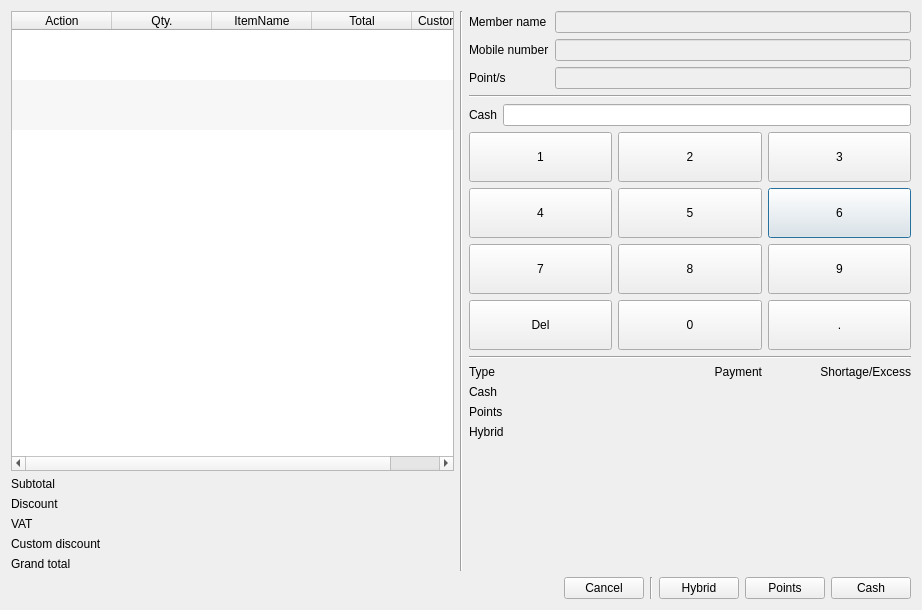
<?xml version="1.0" encoding="UTF-8"?>
<ui version="4.0">
 <class>DialogInOrder</class>
 <widget class="QDialog" name="DialogInOrder">
  <property name="geometry">
   <rect>
    <x>0</x>
    <y>0</y>
    <width>922</width>
    <height>610</height>
   </rect>
  </property>
  <property name="windowTitle">
   <string>In-Order</string>
  </property>
  <layout class="QVBoxLayout" name="verticalLayout_5">
   <item>
    <layout class="QHBoxLayout" name="horizontalLayout_3">
     <item>
      <layout class="QVBoxLayout" name="verticalLayout">
       <item>
        <widget class="QTableWidget" name="tableWidgetOrderItem">
         <property name="editTriggers">
          <set>QAbstractItemView::NoEditTriggers</set>
         </property>
         <property name="alternatingRowColors">
          <bool>true</bool>
         </property>
         <property name="selectionBehavior">
          <enum>QAbstractItemView::SelectRows</enum>
         </property>
         <property name="textElideMode">
          <enum>Qt::ElideLeft</enum>
         </property>
         <property name="verticalScrollMode">
          <enum>QAbstractItemView::ScrollPerPixel</enum>
         </property>
         <property name="horizontalScrollMode">
          <enum>QAbstractItemView::ScrollPerPixel</enum>
         </property>
         <property name="showGrid">
          <bool>false</bool>
         </property>
         <property name="gridStyle">
          <enum>Qt::SolidLine</enum>
         </property>
         <property name="sortingEnabled">
          <bool>false</bool>
         </property>
         <property name="wordWrap">
          <bool>false</bool>
         </property>
         <attribute name="horizontalHeaderCascadingSectionResizes">
          <bool>true</bool>
         </attribute>
         <attribute name="horizontalHeaderStretchLastSection">
          <bool>false</bool>
         </attribute>
         <attribute name="verticalHeaderVisible">
          <bool>false</bool>
         </attribute>
         <attribute name="verticalHeaderDefaultSectionSize">
          <number>50</number>
         </attribute>
         <attribute name="verticalHeaderMinimumSectionSize">
          <number>30</number>
         </attribute>
         <row>
          <property name="text">
           <string>New Row</string>
          </property>
         </row>
         <row>
          <property name="text">
           <string>New Row</string>
          </property>
         </row>
         <row>
          <property name="text">
           <string>New Row</string>
          </property>
         </row>
         <column>
          <property name="text">
           <string>Action</string>
          </property>
         </column>
         <column>
          <property name="text">
           <string>Qty.</string>
          </property>
         </column>
         <column>
          <property name="text">
           <string>ItemName</string>
          </property>
         </column>
         <column>
          <property name="text">
           <string>Total</string>
          </property>
         </column>
         <column>
          <property name="text">
           <string>CustomDiscount</string>
          </property>
         </column>
        </widget>
       </item>
       <item>
        <layout class="QFormLayout" name="formLayout">
         <item row="0" column="0">
          <widget class="QLabel" name="label">
           <property name="text">
            <string>Subtotal</string>
           </property>
          </widget>
         </item>
         <item row="0" column="1">
          <widget class="QLabel" name="labelSubtotal">
           <property name="font">
            <font>
             <pointsize>8</pointsize>
             <weight>75</weight>
             <bold>true</bold>
            </font>
           </property>
           <property name="text">
            <string>&lt;Subtotal&gt;</string>
           </property>
           <property name="alignment">
            <set>Qt::AlignRight|Qt::AlignTrailing|Qt::AlignVCenter</set>
           </property>
          </widget>
         </item>
         <item row="1" column="0">
          <widget class="QLabel" name="label_2">
           <property name="text">
            <string>Discount</string>
           </property>
          </widget>
         </item>
         <item row="1" column="1">
          <widget class="QLabel" name="labelDiscount">
           <property name="font">
            <font>
             <pointsize>8</pointsize>
             <weight>75</weight>
             <bold>true</bold>
            </font>
           </property>
           <property name="text">
            <string>&lt;Discount&gt;</string>
           </property>
           <property name="alignment">
            <set>Qt::AlignRight|Qt::AlignTrailing|Qt::AlignVCenter</set>
           </property>
          </widget>
         </item>
         <item row="2" column="0">
          <widget class="QLabel" name="label_3">
           <property name="text">
            <string>VAT</string>
           </property>
          </widget>
         </item>
         <item row="2" column="1">
          <widget class="QLabel" name="labelTax">
           <property name="font">
            <font>
             <pointsize>8</pointsize>
             <weight>75</weight>
             <bold>true</bold>
            </font>
           </property>
           <property name="text">
            <string>&lt;Tax&gt;</string>
           </property>
           <property name="alignment">
            <set>Qt::AlignRight|Qt::AlignTrailing|Qt::AlignVCenter</set>
           </property>
          </widget>
         </item>
         <item row="3" column="0">
          <widget class="QLabel" name="label_5">
           <property name="text">
            <string>Custom discount</string>
           </property>
          </widget>
         </item>
         <item row="3" column="1">
          <widget class="QLabel" name="labelCustomDiscount">
           <property name="font">
            <font>
             <pointsize>8</pointsize>
             <weight>75</weight>
             <bold>true</bold>
            </font>
           </property>
           <property name="text">
            <string>&lt;CustomDiscount&gt;</string>
           </property>
           <property name="alignment">
            <set>Qt::AlignRight|Qt::AlignTrailing|Qt::AlignVCenter</set>
           </property>
          </widget>
         </item>
         <item row="4" column="0">
          <widget class="QLabel" name="label_4">
           <property name="text">
            <string>Grand total</string>
           </property>
          </widget>
         </item>
         <item row="4" column="1">
          <widget class="QLabel" name="labelGrandTotal">
           <property name="font">
            <font>
             <pointsize>8</pointsize>
             <weight>75</weight>
             <bold>true</bold>
            </font>
           </property>
           <property name="text">
            <string>&lt;GrandTotal&gt;</string>
           </property>
           <property name="alignment">
            <set>Qt::AlignRight|Qt::AlignTrailing|Qt::AlignVCenter</set>
           </property>
          </widget>
         </item>
        </layout>
       </item>
      </layout>
     </item>
     <item>
      <widget class="Line" name="line">
       <property name="orientation">
        <enum>Qt::Vertical</enum>
       </property>
      </widget>
     </item>
     <item>
      <layout class="QVBoxLayout" name="verticalLayout_3">
       <item>
        <layout class="QVBoxLayout" name="verticalLayout_2">
         <item>
          <layout class="QFormLayout" name="formLayout_2">
           <item row="0" column="0">
            <widget class="QLabel" name="label_8">
             <property name="text">
              <string>Member name</string>
             </property>
            </widget>
           </item>
           <item row="0" column="1">
            <widget class="QLineEdit" name="lineEditMemberName">
             <property name="enabled">
              <bool>false</bool>
             </property>
             <property name="alignment">
              <set>Qt::AlignRight|Qt::AlignTrailing|Qt::AlignVCenter</set>
             </property>
            </widget>
           </item>
           <item row="1" column="0">
            <widget class="QLabel" name="label_9">
             <property name="text">
              <string>Mobile number</string>
             </property>
            </widget>
           </item>
           <item row="1" column="1">
            <widget class="QLineEdit" name="lineEditMobileNumber">
             <property name="enabled">
              <bool>false</bool>
             </property>
             <property name="alignment">
              <set>Qt::AlignRight|Qt::AlignTrailing|Qt::AlignVCenter</set>
             </property>
            </widget>
           </item>
           <item row="2" column="0">
            <widget class="QLabel" name="label_11">
             <property name="text">
              <string>Point/s</string>
             </property>
            </widget>
           </item>
           <item row="2" column="1">
            <widget class="QLineEdit" name="lineEditPoints">
             <property name="enabled">
              <bool>false</bool>
             </property>
             <property name="alignment">
              <set>Qt::AlignRight|Qt::AlignTrailing|Qt::AlignVCenter</set>
             </property>
            </widget>
           </item>
          </layout>
         </item>
         <item>
          <widget class="Line" name="line_3">
           <property name="orientation">
            <enum>Qt::Horizontal</enum>
           </property>
          </widget>
         </item>
         <item>
          <layout class="QHBoxLayout" name="horizontalLayout_2">
           <item>
            <widget class="QLabel" name="label_7">
             <property name="text">
              <string>Cash</string>
             </property>
            </widget>
           </item>
           <item>
            <widget class="QLineEdit" name="lineEditCash">
             <property name="inputMethodHints">
              <set>Qt::ImhDigitsOnly</set>
             </property>
             <property name="alignment">
              <set>Qt::AlignRight|Qt::AlignTrailing|Qt::AlignVCenter</set>
             </property>
            </widget>
           </item>
          </layout>
         </item>
         <item>
          <layout class="QGridLayout" name="gridLayout">
           <item row="1" column="2">
            <widget class="QPushButton" name="pushButtonKeySix">
             <property name="sizePolicy">
              <sizepolicy hsizetype="Expanding" vsizetype="Expanding">
               <horstretch>0</horstretch>
               <verstretch>0</verstretch>
              </sizepolicy>
             </property>
             <property name="minimumSize">
              <size>
               <width>0</width>
               <height>50</height>
              </size>
             </property>
             <property name="text">
              <string>6</string>
             </property>
            </widget>
           </item>
           <item row="1" column="1">
            <widget class="QPushButton" name="pushButtonKeyFive">
             <property name="sizePolicy">
              <sizepolicy hsizetype="Expanding" vsizetype="Expanding">
               <horstretch>0</horstretch>
               <verstretch>0</verstretch>
              </sizepolicy>
             </property>
             <property name="minimumSize">
              <size>
               <width>0</width>
               <height>50</height>
              </size>
             </property>
             <property name="text">
              <string>5</string>
             </property>
            </widget>
           </item>
           <item row="2" column="2">
            <widget class="QPushButton" name="pushButtonKeyNine">
             <property name="sizePolicy">
              <sizepolicy hsizetype="Expanding" vsizetype="Expanding">
               <horstretch>0</horstretch>
               <verstretch>0</verstretch>
              </sizepolicy>
             </property>
             <property name="minimumSize">
              <size>
               <width>0</width>
               <height>50</height>
              </size>
             </property>
             <property name="text">
              <string>9</string>
             </property>
            </widget>
           </item>
           <item row="2" column="0">
            <widget class="QPushButton" name="pushButtonKeySeven">
             <property name="sizePolicy">
              <sizepolicy hsizetype="Expanding" vsizetype="Expanding">
               <horstretch>0</horstretch>
               <verstretch>0</verstretch>
              </sizepolicy>
             </property>
             <property name="minimumSize">
              <size>
               <width>0</width>
               <height>50</height>
              </size>
             </property>
             <property name="text">
              <string>7</string>
             </property>
            </widget>
           </item>
           <item row="2" column="1">
            <widget class="QPushButton" name="pushButtonKeyEight">
             <property name="sizePolicy">
              <sizepolicy hsizetype="Expanding" vsizetype="Expanding">
               <horstretch>0</horstretch>
               <verstretch>0</verstretch>
              </sizepolicy>
             </property>
             <property name="minimumSize">
              <size>
               <width>0</width>
               <height>50</height>
              </size>
             </property>
             <property name="text">
              <string>8</string>
             </property>
            </widget>
           </item>
           <item row="0" column="1">
            <widget class="QPushButton" name="pushButtonKeyTwo">
             <property name="sizePolicy">
              <sizepolicy hsizetype="Expanding" vsizetype="Expanding">
               <horstretch>0</horstretch>
               <verstretch>0</verstretch>
              </sizepolicy>
             </property>
             <property name="minimumSize">
              <size>
               <width>0</width>
               <height>50</height>
              </size>
             </property>
             <property name="text">
              <string>2</string>
             </property>
            </widget>
           </item>
           <item row="0" column="2">
            <widget class="QPushButton" name="pushButtonKeyThree">
             <property name="sizePolicy">
              <sizepolicy hsizetype="Expanding" vsizetype="Expanding">
               <horstretch>0</horstretch>
               <verstretch>0</verstretch>
              </sizepolicy>
             </property>
             <property name="minimumSize">
              <size>
               <width>0</width>
               <height>50</height>
              </size>
             </property>
             <property name="text">
              <string>3</string>
             </property>
            </widget>
           </item>
           <item row="1" column="0">
            <widget class="QPushButton" name="pushButtonKeyFour">
             <property name="sizePolicy">
              <sizepolicy hsizetype="Expanding" vsizetype="Expanding">
               <horstretch>0</horstretch>
               <verstretch>0</verstretch>
              </sizepolicy>
             </property>
             <property name="minimumSize">
              <size>
               <width>0</width>
               <height>50</height>
              </size>
             </property>
             <property name="text">
              <string>4</string>
             </property>
            </widget>
           </item>
           <item row="0" column="0">
            <widget class="QPushButton" name="pushButtonKeyOne">
             <property name="sizePolicy">
              <sizepolicy hsizetype="Expanding" vsizetype="Expanding">
               <horstretch>0</horstretch>
               <verstretch>0</verstretch>
              </sizepolicy>
             </property>
             <property name="minimumSize">
              <size>
               <width>0</width>
               <height>50</height>
              </size>
             </property>
             <property name="text">
              <string>1</string>
             </property>
            </widget>
           </item>
           <item row="3" column="0">
            <widget class="QPushButton" name="pushButtonKeyDelete">
             <property name="sizePolicy">
              <sizepolicy hsizetype="Expanding" vsizetype="Expanding">
               <horstretch>0</horstretch>
               <verstretch>0</verstretch>
              </sizepolicy>
             </property>
             <property name="minimumSize">
              <size>
               <width>0</width>
               <height>50</height>
              </size>
             </property>
             <property name="text">
              <string>Del</string>
             </property>
            </widget>
           </item>
           <item row="3" column="1">
            <widget class="QPushButton" name="pushButtonKeyZero">
             <property name="sizePolicy">
              <sizepolicy hsizetype="Expanding" vsizetype="Expanding">
               <horstretch>0</horstretch>
               <verstretch>0</verstretch>
              </sizepolicy>
             </property>
             <property name="minimumSize">
              <size>
               <width>0</width>
               <height>50</height>
              </size>
             </property>
             <property name="text">
              <string>0</string>
             </property>
            </widget>
           </item>
           <item row="3" column="2">
            <widget class="QPushButton" name="pushButtonKeyDecimal">
             <property name="sizePolicy">
              <sizepolicy hsizetype="Expanding" vsizetype="Expanding">
               <horstretch>0</horstretch>
               <verstretch>0</verstretch>
              </sizepolicy>
             </property>
             <property name="minimumSize">
              <size>
               <width>0</width>
               <height>50</height>
              </size>
             </property>
             <property name="text">
              <string>.</string>
             </property>
            </widget>
           </item>
          </layout>
         </item>
        </layout>
       </item>
       <item>
        <widget class="Line" name="line_2">
         <property name="orientation">
          <enum>Qt::Horizontal</enum>
         </property>
        </widget>
       </item>
       <item>
        <layout class="QGridLayout" name="gridLayout_2">
         <item row="3" column="0">
          <widget class="QLabel" name="label_14">
           <property name="text">
            <string>Hybrid</string>
           </property>
          </widget>
         </item>
         <item row="1" column="0">
          <widget class="QLabel" name="label_12">
           <property name="text">
            <string>Cash</string>
           </property>
          </widget>
         </item>
         <item row="2" column="2">
          <widget class="QLabel" name="labelPointsShortageExcess">
           <property name="font">
            <font>
             <weight>75</weight>
             <bold>true</bold>
            </font>
           </property>
           <property name="text">
            <string>&lt;PointsShortageExcess&gt;</string>
           </property>
           <property name="alignment">
            <set>Qt::AlignRight|Qt::AlignTrailing|Qt::AlignVCenter</set>
           </property>
          </widget>
         </item>
         <item row="2" column="1">
          <widget class="QLabel" name="labelPointsPayment">
           <property name="text">
            <string>&lt;PointsPayment&gt;</string>
           </property>
           <property name="alignment">
            <set>Qt::AlignRight|Qt::AlignTrailing|Qt::AlignVCenter</set>
           </property>
          </widget>
         </item>
         <item row="3" column="1">
          <widget class="QLabel" name="labelHybridPayment">
           <property name="text">
            <string>&lt;HybridPayment&gt;</string>
           </property>
           <property name="alignment">
            <set>Qt::AlignRight|Qt::AlignTrailing|Qt::AlignVCenter</set>
           </property>
          </widget>
         </item>
         <item row="0" column="2">
          <widget class="QLabel" name="label_17">
           <property name="text">
            <string>Shortage/Excess</string>
           </property>
           <property name="alignment">
            <set>Qt::AlignRight|Qt::AlignTrailing|Qt::AlignVCenter</set>
           </property>
          </widget>
         </item>
         <item row="1" column="1">
          <widget class="QLabel" name="labelCashPayment">
           <property name="text">
            <string>&lt;CashPayment&gt;</string>
           </property>
           <property name="alignment">
            <set>Qt::AlignRight|Qt::AlignTrailing|Qt::AlignVCenter</set>
           </property>
          </widget>
         </item>
         <item row="0" column="1">
          <widget class="QLabel" name="label_15">
           <property name="text">
            <string>Payment</string>
           </property>
           <property name="alignment">
            <set>Qt::AlignRight|Qt::AlignTrailing|Qt::AlignVCenter</set>
           </property>
          </widget>
         </item>
         <item row="3" column="2">
          <widget class="QLabel" name="labelHybridShortageExcess">
           <property name="font">
            <font>
             <weight>75</weight>
             <bold>true</bold>
            </font>
           </property>
           <property name="text">
            <string>&lt;HybridShortageExcess&gt;</string>
           </property>
           <property name="alignment">
            <set>Qt::AlignRight|Qt::AlignTrailing|Qt::AlignVCenter</set>
           </property>
          </widget>
         </item>
         <item row="0" column="0">
          <widget class="QLabel" name="label_10">
           <property name="text">
            <string>Type</string>
           </property>
          </widget>
         </item>
         <item row="1" column="2">
          <widget class="QLabel" name="labelCashShortageExcess">
           <property name="font">
            <font>
             <weight>75</weight>
             <bold>true</bold>
            </font>
           </property>
           <property name="text">
            <string>&lt;CashShortageExcess&gt;</string>
           </property>
           <property name="alignment">
            <set>Qt::AlignRight|Qt::AlignTrailing|Qt::AlignVCenter</set>
           </property>
          </widget>
         </item>
         <item row="2" column="0">
          <widget class="QLabel" name="label_13">
           <property name="text">
            <string>Points</string>
           </property>
          </widget>
         </item>
        </layout>
       </item>
       <item>
        <spacer name="verticalSpacer">
         <property name="orientation">
          <enum>Qt::Vertical</enum>
         </property>
         <property name="sizeHint" stdset="0">
          <size>
           <width>20</width>
           <height>40</height>
          </size>
         </property>
        </spacer>
       </item>
      </layout>
     </item>
    </layout>
   </item>
   <item>
    <layout class="QHBoxLayout" name="horizontalLayout">
     <item>
      <spacer name="horizontalSpacer">
       <property name="orientation">
        <enum>Qt::Horizontal</enum>
       </property>
       <property name="sizeHint" stdset="0">
        <size>
         <width>40</width>
         <height>20</height>
        </size>
       </property>
      </spacer>
     </item>
     <item>
      <widget class="QPushButton" name="pushButtonCancel">
       <property name="text">
        <string>Cancel</string>
       </property>
      </widget>
     </item>
     <item>
      <widget class="Line" name="line_4">
       <property name="orientation">
        <enum>Qt::Vertical</enum>
       </property>
      </widget>
     </item>
     <item>
      <widget class="QPushButton" name="pushButtonPayHybrid">
       <property name="text">
        <string>Hybrid</string>
       </property>
      </widget>
     </item>
     <item>
      <widget class="QPushButton" name="pushButtonPayPoints">
       <property name="text">
        <string>Points</string>
       </property>
      </widget>
     </item>
     <item>
      <widget class="QPushButton" name="pushButtonPayCash">
       <property name="text">
        <string>Cash</string>
       </property>
      </widget>
     </item>
    </layout>
   </item>
  </layout>
 </widget>
 <tabstops>
  <tabstop>pushButtonCancel</tabstop>
  <tabstop>pushButtonPayCash</tabstop>
 </tabstops>
 <resources/>
 <connections/>
</ui>
